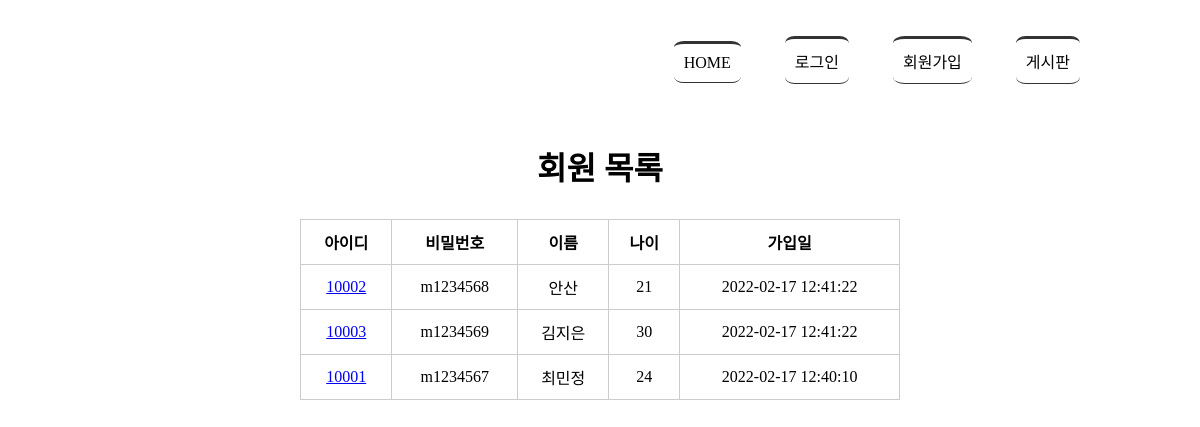
Before: /memberlist/ with the older database file.
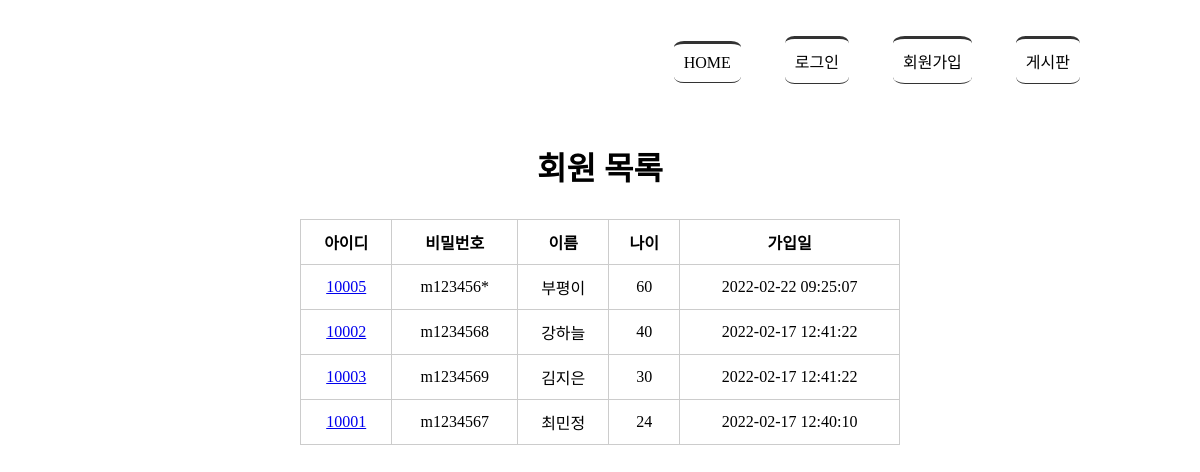
After: the same page with the newer database file.
### tables this page shows
CREATE TABLE member(
            mid char(5) PRIMARY KEY,
            passwd char(8) NOT NULL,
            name text NOT NULL,
            age integer,
            regDate timestamp date DEFAULT (datetime('now','localtime'))
            );

### app.py (the view)
@app.route('/memberlist/')
def memberlist():
    rs = select_member()
    return render_template('memberlist.html', rs = rs)

### model/model_member.py (called while the page is built)
def getconn():
    conn = sqlite3.connect("./members.db")
    return conn

def select_member():
    conn = getconn()
    cur = conn.cursor()
    sql = "SELECT * FROM member ORDER BY regDate DESC"
    cur.execute(sql)
    rs = cur.fetchall()
    conn.close()
    return rs

### templates/memberlist.html (shortened to what this page needs)
<!DOCTYPE html>
<html lang="en">
<head>
    <link rel="stylesheet" href="{{ url_for('static',filename='style.css')}}">
</head>
<body>
    <div id="container">
        {% include 'navbar.html' %}
        <section>
            <h1>회원 목록</h1>
            <table>
                <tr>
                    <th>아이디</th><th>비밀번호</th><th>이름</th><th>나이</th><th>가입일</th>
                </tr>
                {% for i in rs %}
                <tr>
                    <td><a href="{{ url_for('member_view', id=i[0]) }}">{{ i[0] }}</a></td>
                    <td>{{ i[1] }}</td>
                    <td>{{ i[2] }}</td>
                    <td>{{ i[3] }}</td>
                    <td>{{ i[4] }}</td>
                </tr>
                {% endfor %}
            </table>
        </section>
    </div>
</body>
</html>

Changed rows visible on the page:
added member: mid "10005", passwd "m123456*", name "부평이", age "60", regDate "2022-02-22 09:25:07"
changed member id 10002: name "안산" → "강하늘"; age "21" → "40"
